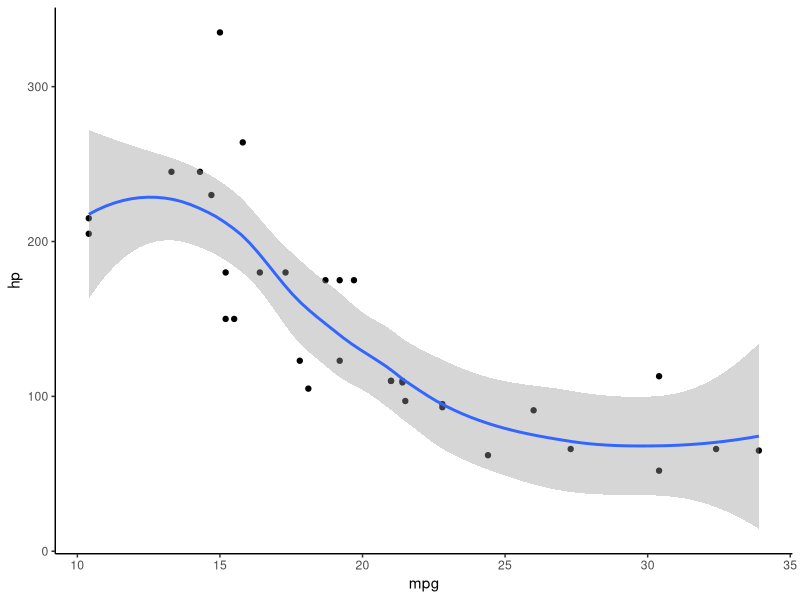

Write the R code that produced this figure.
## ---- chunk 1
knitr::opts_chunk$set(echo = FALSE)
## ---- chunk 2
library(tidyverse)
ggplot(mtcars, aes(mpg, hp))+
  geom_point()+
  geom_smooth()+
  theme_classic()
